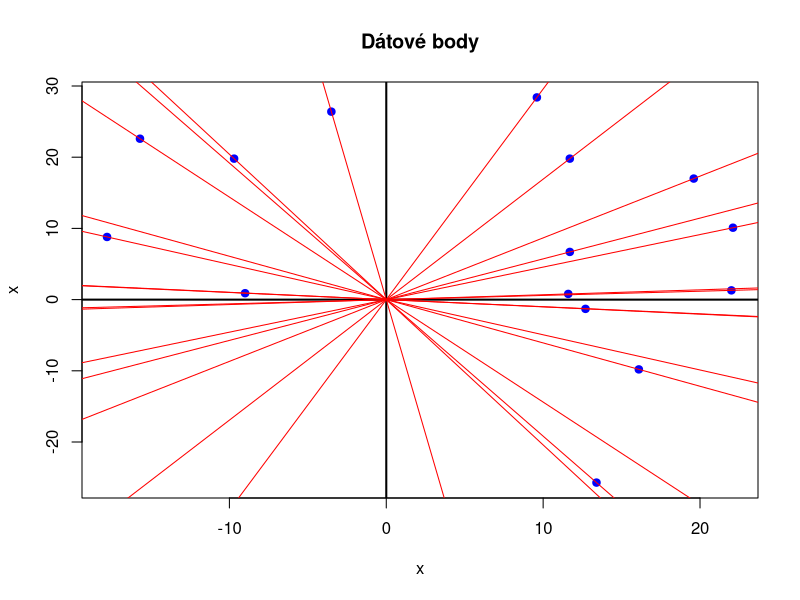
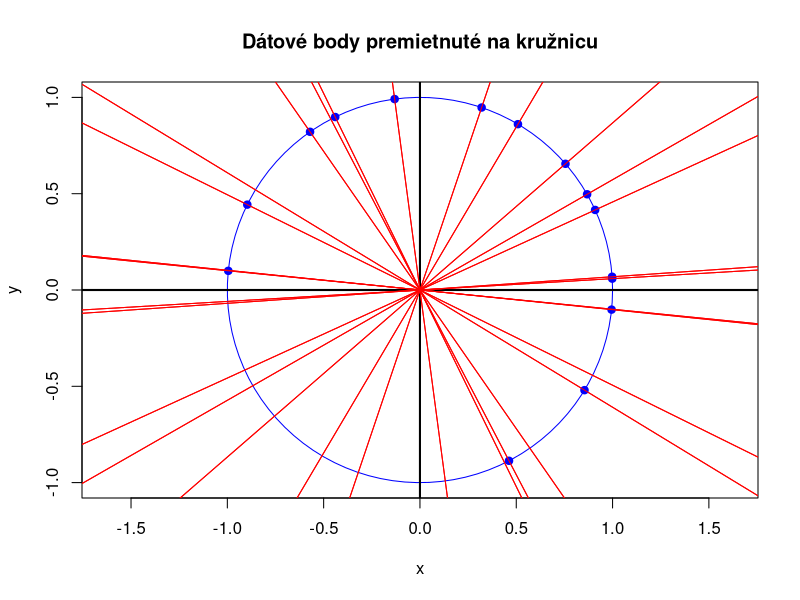
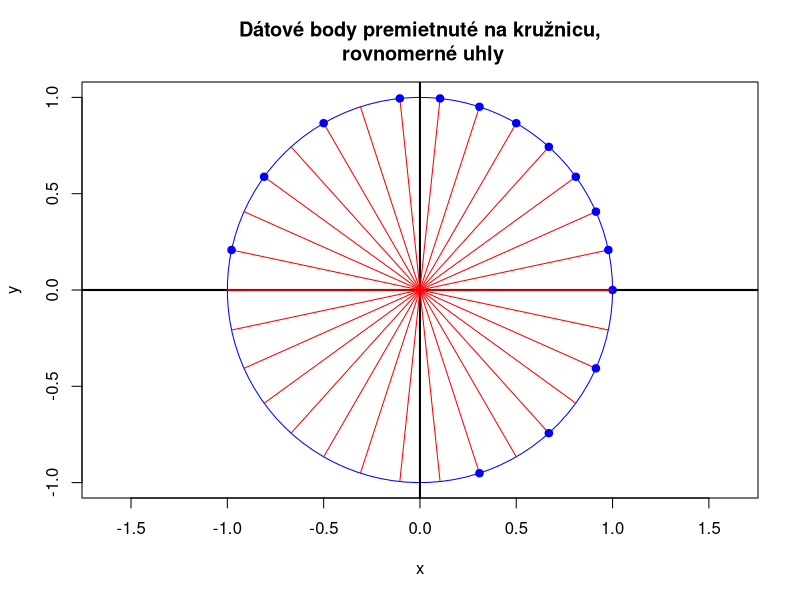

Write R code to recreate these figures, in order.
First_x <- c(20.4,20.3,19.5,18,30.3,12.7,23.8,32,3.2,21.7,24.8,24.6,21.8,23.8,27)
First_y <- c(15.7,29.1,30.3,28.9,17.6,21.8,16.2,16.8,13.8,22.3,20.9,8.7,25.8,7.7,14.4)
Second_x <- c(10.7,33.7,35.6,40,12.5,24.3,43.4,16.3,25.3,33.4,15.8, 21.1, 34.5, 33.4, 38.7)
Second_y <- c(35.5, 3.4, 20.5, 30.2, 26.4, 22.6, 33.2, 39.4,23.9, 42.1, 21.8, 35.1, 24.5, 36.1, 21.1)
dif_x <- Second_x-First_x
dif_y <- Second_y- First_y
rat <- dif_y/dif_x
data<-data.frame(First_x,First_y,Second_x,Second_y,dif_x,dif_y,rat)
n <- 15


plot(dif_x, dif_y, main="Dátové body", 
     xlab="x", ylab="x", pch=19, col="blue")
abline(h=0, v=0, col="black", lwd=2)
for(i in 1:n){abline(a=0,b=rat[i],col='red',lwd=1)}

# Create a sequence of angles from 0 to 2π
uhol <- seq(0, 2*pi, length.out=100)

# Parametric equations for the unit circle
alpha <- cos(uhol)  # X coordinates
beta <- sin(uhol)  # Y coordinates

rescale_to_unit_circle <- function(df) {
  # Calculate the distance from the origin for each point
  distances <- sqrt(df$dif_x^2 + df$dif_y^2)
  
  # Rescale each point to the unit circle
  df_rescaled <- df
  df_rescaled$dif_x <- df$dif_x / distances
  df_rescaled$dif_y <- df$dif_y / distances
  
  return(df_rescaled)
}

rescaled_points <- rescale_to_unit_circle(data.frame(data[,5:6]))

# Plot the unit circle
plot(alpha, beta, type="l", col="blue", asp=1, 
     xlab="x", ylab="y", main="Dátové body premietnuté na kružnicu")
abline(h=0, v=0, col="black", lwd=2)
for(i in 1:n){abline(a=0,b=rat[i],col='red',lwd=1)}
points(rescaled_points, col='blue',pch=19)


#usortime zaznamy podla rastuceho uhla vzhladom na os x
data_pos <- data[rat>0,]
data_pos<- data_pos[order(data_pos$rat),]
data_neg <- data[rat<0,]
data_neg <-data_neg[order(data_neg$rat),]

data_sort <- rbind(data_pos,data_neg)
for(i in 1:n){abline(a=0,b=rat[i],col='red',lwd=1)}

# Plot the unit circle
plot(alpha, beta, type="l", col="blue", asp=1, 
     xlab="x", ylab="y", main="Dátové body premietnuté na kružnicu,\n rovnomerné uhly")
abline(h=0, v=0, col="black", lwd=2)
angles <- seq(0, pi, length.out = n + 1)
i<- 1
for (angle in angles) {
  x_end <- 1 * cos(angle)
  y_end <- 1 * sin(angle)
  a <- sign(data_sort$dif_y[i])
  i<- i+1

  segments(-x_end, -y_end, x_end, y_end, col="red", lwd=1)
  points(a*x_end,a*y_end, col='blue',pch=19)
}


#clanok ma numericke chyby
data_clanok <- data
data_clanok[5,7]<--0.78
data_clanok[15,7]<--0.83

data_pos_cl <- data_clanok[rat>0,]
data_pos_cl<- data_pos_cl[order(data_pos_cl$rat),]
data_neg_cl <- data_clanok[rat<0,]
data_neg_cl <-data_neg_cl[order(data_neg_cl$rat),]

data_sort_cl <- rbind(data_pos_cl,data_neg_cl)

#rat_sort <- merge(sort(rat[rat>0]),sort(rat[rat<0]))

v1 <- 0
v2 <- 0
a<-0

for(i in 0:(n-1)){

  if(data_sort$dif_y[i+1]>0){a <- 1}
  else{a <- (-1)}
  v1 <- v1 + a*cos(pi*(i/n))
  v2 <- v2 + a*sin(pi*(i/n))
}

v_2 <- 2*(v1^2 + v2^2)/n

v1_cl <- 0
v2_cl <- 0

for(i in 0:(n-1)){
  
  if(data_sort_cl$dif_y[i+1]>0){a <- 1}
  else{a <- (-1)}
  v1_cl <- v1_cl + a*cos(pi*(i/n))
  v2_cl <- v2_cl + a*sin(pi*(i/n))
}

v_2_cl <- 2*(v1_cl^2 + v2_cl^2)/n
